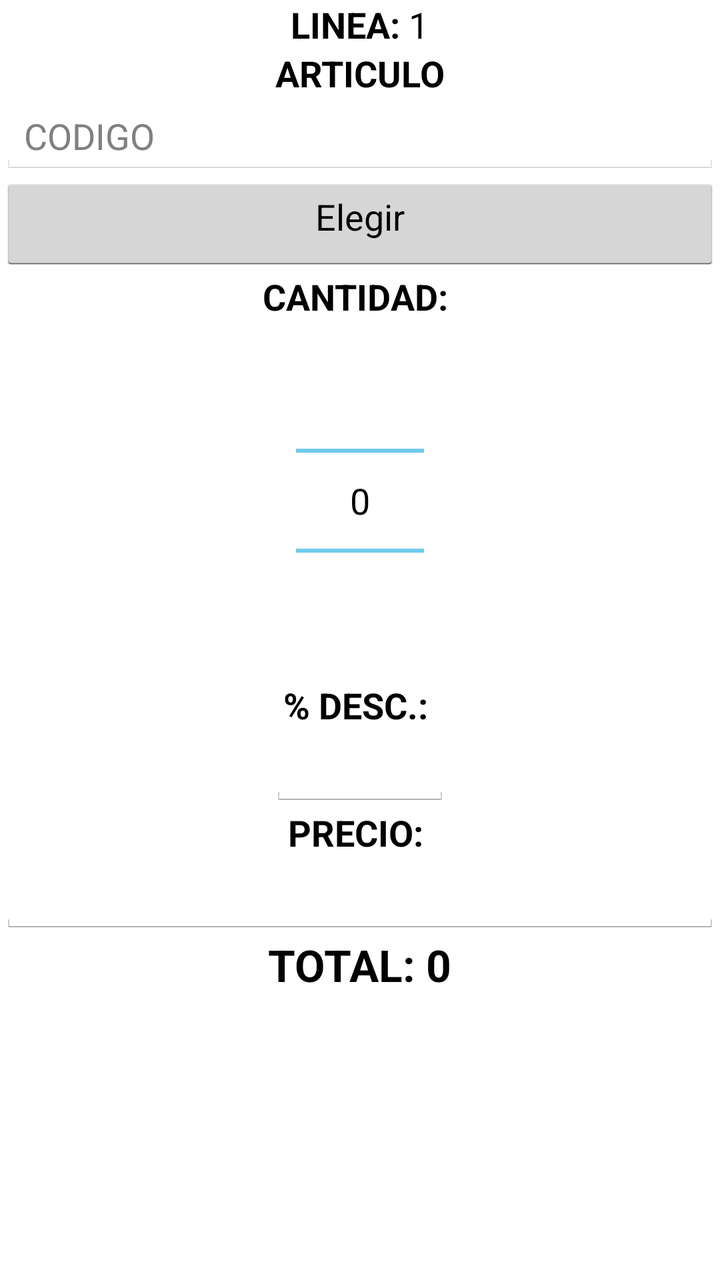
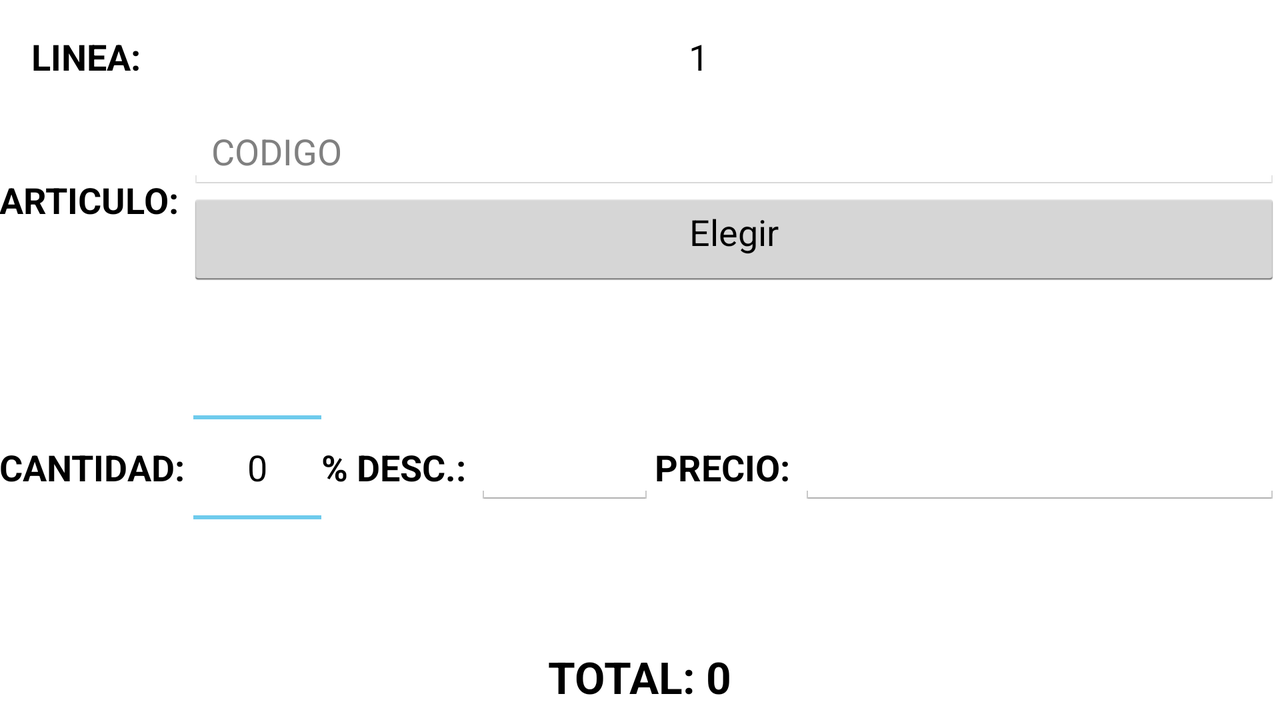

One screen, two layout resources from the same app: the default and the repository's alternative for another configuration. Each is rendered where Android would select it; the XML of both is given below.
<!-- AndroidManifest.xml: application theme android:Theme.Holo.Light.DarkActionBar -->
<!-- res/layout/fragment_pedidos_articulo_detail.xml -->
<RelativeLayout xmlns:android="http://schemas.android.com/apk/res/android"
    xmlns:tools="http://schemas.android.com/tools"
    android:layout_width="match_parent"
    android:layout_height="match_parent"
    android:orientation="vertical"
    tools:context="py.com.sshc.app.PedidosArticuloDetailActivityFragment"
    android:weightSum="1">

    <ScrollView
        android:layout_width="match_parent"
        android:layout_height="match_parent">
    <LinearLayout
        android:layout_width="fill_parent"
        android:layout_height="wrap_content"
        android:orientation="vertical">

    <LinearLayout
        android:orientation="horizontal"
        android:layout_width="wrap_content"
        android:layout_height="wrap_content"
        android:layout_gravity="center">

        <TextView
            android:layout_width="wrap_content"
            android:layout_height="wrap_content"
            android:textAppearance="?android:attr/textAppearanceMedium"
            android:text="LINEA: "
            android:textStyle="normal|bold"
            android:layout_gravity="center"
            />

        <TextView
            android:layout_width="fill_parent"
            android:layout_height="wrap_content"
            android:textAppearance="?android:attr/textAppearanceMedium"
            android:text="1"
            android:id="@+id/textView_formPedidosArticuloDetail_numero"
            android:layout_centerInParent="true"
            android:gravity="left"
            android:layout_gravity="center_vertical"
            />

    </LinearLayout>
    <LinearLayout
        android:orientation="vertical"
        android:layout_width="fill_parent"
        android:layout_height="wrap_content">

        <TextView
            android:layout_width="wrap_content"
            android:layout_height="wrap_content"
            android:textAppearance="?android:attr/textAppearanceMedium"
            android:text="ARTICULO"
            android:textStyle="normal|bold"
            android:layout_gravity="center"
            />

        <LinearLayout
            android:layout_width="fill_parent"
            android:layout_height="wrap_content"
            android:orientation="vertical"
            >


            <EditText
                android:layout_width="match_parent"
                android:layout_height="wrap_content"
                android:id="@+id/editText_formPedidosArticuloDetail_codigo"
                android:hint="CODIGO"
                android:enabled="false"
                />

            <Button
                android:layout_width="fill_parent"
                android:layout_height="wrap_content"
                android:text="Elegir"
                android:id="@+id/button_formPedidosArticuloDetail_articulo"
                android:layout_centerInParent="true"
                android:gravity="center_horizontal"
                android:layout_gravity="center_vertical"
                />

        </LinearLayout>



    </LinearLayout>

    <LinearLayout
        android:orientation="vertical"
        android:layout_width="fill_parent"
        android:layout_height="wrap_content">

        <TextView
            android:layout_width="wrap_content"
            android:layout_height="wrap_content"
            android:textAppearance="?android:attr/textAppearanceMedium"
            android:text="CANTIDAD: "
            android:textStyle="normal|bold"
            android:layout_gravity="center"
            />

        <NumberPicker
            android:layout_width="wrap_content"
            android:layout_height="wrap_content"
            android:id="@+id/numberPicker_pedidosArticuloDetail_cantidad"
            android:layout_gravity="center_horizontal"
            />

        <TextView
            android:layout_width="wrap_content"
            android:layout_height="wrap_content"
            android:textAppearance="?android:attr/textAppearanceMedium"
            android:text="% DESC.: "
            android:textStyle="normal|bold"
            android:layout_gravity="center"
            />

        <EditText
            android:layout_width="90dp"
            android:layout_height="wrap_content"
            android:inputType="numberDecimal"
            android:ems="10"
            android:id="@+id/editText_pedidosArticuloDetail_porcentaje"
            android:layout_gravity="center"
            android:gravity="right"
            />


        <TextView
            android:layout_width="wrap_content"
            android:layout_height="wrap_content"
            android:textAppearance="?android:attr/textAppearanceMedium"
            android:text="PRECIO: "
            android:textStyle="normal|bold"
            android:layout_gravity="center"
            />

        <EditText
            android:layout_width="fill_parent"
            android:layout_height="wrap_content"
            android:inputType="number"
            android:ems="10"
            android:id="@+id/editText_pedidosArticuloDetail_precio"
            android:layout_gravity="center"
            android:gravity="right"
            />


    </LinearLayout>

    <LinearLayout
        android:orientation="horizontal"
        android:layout_width="wrap_content"
        android:layout_height="wrap_content"
        android:layout_gravity="center_horizontal"
        >

        <TextView
            android:layout_width="wrap_content"
            android:layout_height="wrap_content"
            android:textAppearance="?android:attr/textAppearanceLarge"
            android:text="TOTAL: "
            android:textStyle="bold"
            android:layout_gravity="center"
            />
        <TextView
            android:layout_width="wrap_content"
            android:layout_height="wrap_content"
            android:textAppearance="?android:attr/textAppearanceLarge"
            android:text="0"
            android:id="@+id/textView_formPedidosArticuloDetail_total"
            android:layout_centerInParent="true"
            android:gravity="center_horizontal"
            android:layout_gravity="center_vertical"
            android:textStyle="bold"
            />

    </LinearLayout>

    </LinearLayout>

    </ScrollView>

</RelativeLayout>
<!-- resources referenced by this layout -->
<resources>

</resources>
<!-- res/layout-w600dp/fragment_pedidos_articulo_detail.xml (the repository's variant of the layout above) -->
<!-- drawn on the phone turned sideways -->
<LinearLayout xmlns:android="http://schemas.android.com/apk/res/android"
    xmlns:tools="http://schemas.android.com/tools" android:layout_width="match_parent"
    android:layout_height="match_parent" android:paddingLeft="@dimen/activity_horizontal_margin"
    android:paddingRight="@dimen/activity_horizontal_margin"
    android:paddingTop="@dimen/activity_vertical_margin"
    android:paddingBottom="@dimen/activity_vertical_margin"
    android:orientation="vertical"
    tools:context="py.com.sshc.app.PedidosArticuloDetailActivityFragment"
    android:weightSum="1">

    <LinearLayout
        android:orientation="horizontal"
        android:layout_width="fill_parent"
        android:layout_margin="16dp"
        android:layout_height="wrap_content">

        <TextView
            android:layout_width="wrap_content"
            android:layout_height="wrap_content"
            android:textAppearance="?android:attr/textAppearanceMedium"
            android:text="LINEA: "
            android:textStyle="normal|bold"
            android:layout_gravity="center"
            />

        <TextView
            android:layout_width="fill_parent"
            android:layout_height="wrap_content"
            android:textAppearance="?android:attr/textAppearanceMedium"
            android:text="1"
            android:id="@+id/textView_formPedidosArticuloDetail_numero"
            android:layout_centerInParent="true"
            android:gravity="center_horizontal"
            android:layout_gravity="center_vertical"
            />

    </LinearLayout>
    <LinearLayout
        android:orientation="horizontal"
        android:layout_width="fill_parent"
        android:layout_height="wrap_content">

        <TextView
            android:layout_width="wrap_content"
            android:layout_height="wrap_content"
            android:textAppearance="?android:attr/textAppearanceMedium"
            android:text="ARTICULO: "
            android:textStyle="normal|bold"
            android:layout_gravity="center"
            />

        <LinearLayout
            android:layout_width="fill_parent"
            android:layout_height="wrap_content"
            android:orientation="vertical"
            >


            <EditText
                android:layout_width="match_parent"
                android:layout_height="wrap_content"
                android:id="@+id/editText_formPedidosArticuloDetail_codigo"
                android:hint="CODIGO"
                android:enabled="false"
                />

            <Button
                android:layout_width="fill_parent"
                android:layout_height="wrap_content"
                android:text="Elegir"
                android:id="@+id/button_formPedidosArticuloDetail_articulo"
                android:layout_centerInParent="true"
                android:gravity="center_horizontal"
                android:layout_gravity="center_vertical"
                />

        </LinearLayout>



    </LinearLayout>

    <LinearLayout
        android:orientation="horizontal"
        android:layout_width="fill_parent"
        android:layout_height="wrap_content">

        <TextView
            android:layout_width="wrap_content"
            android:layout_height="wrap_content"
            android:textAppearance="?android:attr/textAppearanceMedium"
            android:text="CANTIDAD: "
            android:textStyle="normal|bold"
            android:layout_gravity="center"
            />

        <NumberPicker
            android:layout_width="wrap_content"
            android:layout_height="wrap_content"
            android:id="@+id/numberPicker_pedidosArticuloDetail_cantidad"
            android:layout_gravity="center_horizontal"
            />

        <TextView
            android:layout_width="wrap_content"
            android:layout_height="wrap_content"
            android:textAppearance="?android:attr/textAppearanceMedium"
            android:text="% DESC.: "
            android:textStyle="normal|bold"
            android:layout_gravity="center"
            />

        <EditText
            android:layout_width="90dp"
            android:layout_height="wrap_content"
            android:inputType="numberDecimal"
            android:ems="10"
            android:id="@+id/editText_pedidosArticuloDetail_porcentaje"
            android:layout_gravity="center"
            android:gravity="right"
            />


        <TextView
            android:layout_width="wrap_content"
            android:layout_height="wrap_content"
            android:textAppearance="?android:attr/textAppearanceMedium"
            android:text="PRECIO: "
            android:textStyle="normal|bold"
            android:layout_gravity="center"
            />

        <EditText
            android:layout_width="fill_parent"
            android:layout_height="wrap_content"
            android:inputType="number"
            android:ems="10"
            android:id="@+id/editText_pedidosArticuloDetail_precio"
            android:layout_gravity="center"
            android:gravity="right"
            />


    </LinearLayout>

    <LinearLayout
        android:orientation="horizontal"
        android:layout_width="wrap_content"
        android:layout_height="wrap_content"
        android:layout_gravity="center_horizontal"
        >

        <TextView
            android:layout_width="wrap_content"
            android:layout_height="wrap_content"
            android:textAppearance="?android:attr/textAppearanceLarge"
            android:text="TOTAL: "
            android:textStyle="bold"
            android:layout_gravity="center"
            />
        <TextView
            android:layout_width="wrap_content"
            android:layout_height="wrap_content"
            android:textAppearance="?android:attr/textAppearanceLarge"
            android:text="0"
            android:id="@+id/textView_formPedidosArticuloDetail_total"
            android:layout_centerInParent="true"
            android:gravity="center_horizontal"
            android:layout_gravity="center_vertical"
            android:textStyle="bold"
            />

    </LinearLayout>




</LinearLayout>
